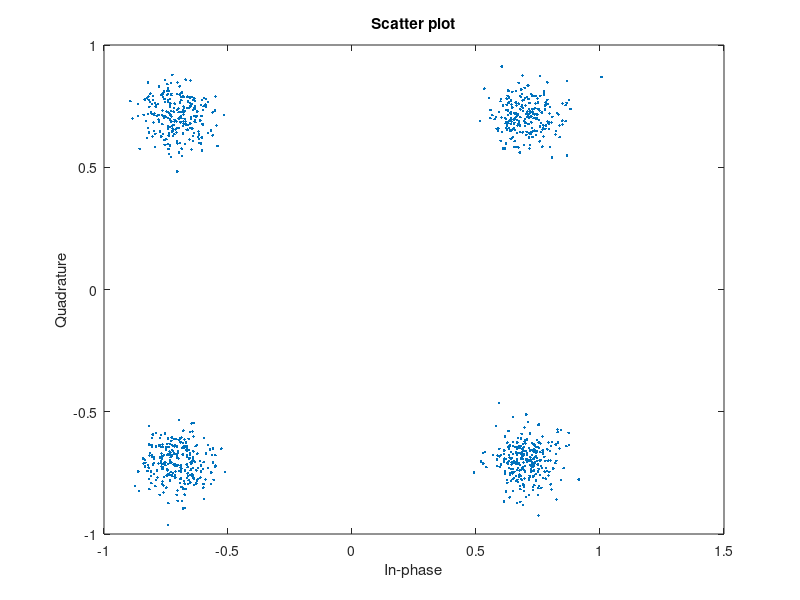

This chart was generated by the following MATLAB code:
% mpsk_diag.m
% QPSK
M=4;
%M=16;

data=randi([0,M-1],1000,1);
txSig=pskmod(data,M,pi/M);
rxSig=awgn(txSig,20);
scatterplot(rxSig)


